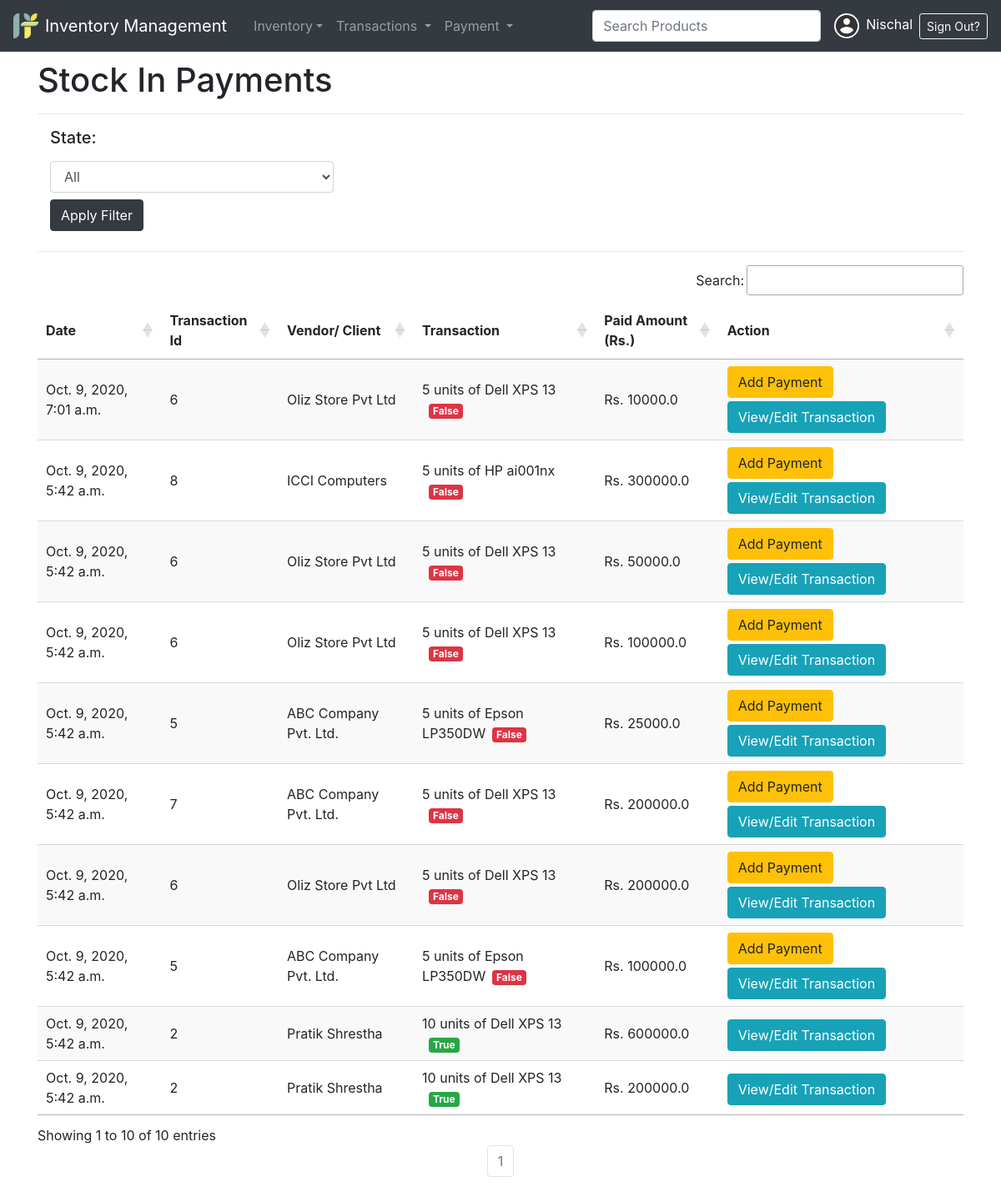
Screenshot of /inventory/payments/dr/ (signed in) with the database file from the repository.
### accounts/models.py (models this page shows, shortened)
class User(AbstractBaseUser, PermissionsMixin):
    class Types(models.TextChoices):
        ADMIN = "ADMIN", "Admin"
        STAFF = "STAFF", "Staff"
    base_type = Types.STAFF
    _type = models.CharField(
        _("Type"), max_length=50, choices=Types.choices, default=base_type
    )
    email = models.EmailField(max_length=254, unique=True)
    first_name = models.CharField(max_length=128)
    last_name = models.CharField(max_length=128)
    is_staff = models.BooleanField(default=False)
    is_superuser = models.BooleanField(default=False)
    is_active = models.BooleanField(default=True)
    last_login = models.DateTimeField(null=True, blank=True)
    date_joined = models.DateTimeField(auto_now_add=True)
    USERNAME_FIELD = 'email'
    EMAIL_FIELD = 'email'
    REQUIRED_FIELDS = ['first_name','last_name','_type']
    objects = UserManager()

### Userprofile/models.py (models this page shows, shortened)
class Profile(models.Model):
    user = models.OneToOneField(User, on_delete=models.CASCADE)
    contact = models.BigIntegerField(blank=True, null=True)
    dp = models.ImageField(default='user.png',upload_to='profile_pics')

### inventory/models.py (models this page shows, shortened)
class Payment(models.Model):
    transaction = models.ForeignKey("inventory.Transaction", verbose_name=_("Payment For Transaction"), on_delete=models.CASCADE)
    amount = models.FloatField(_("Amount to add in Transaction"))
    date = models.DateTimeField(_("Date of Payment"), auto_now_add=True)
    class Meta:
        ordering = ['-date']

class Transaction(models.Model):
    class Types(models.TextChoices):
        STOCK_OUT = "STOCK OUT", "Stock Out"
        STOCK_IN = "STOCK IN", "Stock In"
    base_type = Types.STOCK_IN
    _type = models.CharField(
        _("Type"), max_length=50, choices=Types.choices, default=base_type
    )
    vendor_client = models.CharField(_("Vendor or Client"), max_length=240)
    item = models.ForeignKey("inventory.Item", verbose_name=_("Inventory Item"), on_delete=models.CASCADE)
    quantity = models.IntegerField(_("Quantity"), default=0)
    cost = models.FloatField(_("Cost Price Per Quantity Unit"), default=0)
    paid = models.FloatField(_("Paid Amount"), default = 0)
    remarks = models.TextField(_("Remarks on Deal"), null=True, blank=True)
    date = models.DateTimeField(_("Date of Transaction"), auto_now_add=True)
    balanced = models.BooleanField(_("Balanced"), editable = False)
    mobile_num_regex = RegexValidator(regex="^[0-9]{9,15}$", message="Entered mobile number isn't in a right format!")
    contact  = models.CharField(validators=[mobile_num_regex], max_length=13)
    class Meta:
        ordering = ['-date']
    def __str__(self):
        return f" {self.quantity} units of {self.item}"

class Item(models.Model):
    name = models.CharField(_("Product Name"),max_length = 240, unique = True)
    brand = models.CharField(_("Product Brand"), max_length = 50, null=True, blank=True)
    category = models.ForeignKey("inventory.Category", verbose_name=_("category"), on_delete=models.CASCADE, related_name='categories')
    description = models.TextField(_("Product Description"))
    image = models.ImageField(_("Product Image"), upload_to="product_images", height_field=None, width_field=None, max_length=None, null=True, blank=True)
    cost_price = models.FloatField(_("Latest Cost Price"), default=0)
    quantity = models.IntegerField(_("Available Quantity"), default=0)
    selling_price = models.FloatField(_("Current Selling Price"), default=0)
    about_seller = models.TextField(_("About Seller"))
    def __str__(self):
        return self.name
    class Meta:
        ordering = ['name']

### inventory/views.py (the view)
# urls.py: path("payments/dr/", DebitPaymentListView.as_view(), name="dr-payments"),
class DebitPaymentListView(LoginRequiredMixin, UserPassesTestMixin, ListView):
    model = Payment
    context_object_name = 'payments'
    template_name = "inventory/dr-payments.html"
    paginate_by=50
    queryset = Payment.objects.all()
    def test_func(self):
        return self.request.user._type == 'ADMIN'
    def get_context_data(self, **kwargs):
        context = super().get_context_data(**kwargs)
        context["header"] = 'Stock In Payments'
        context['title'] = "Payments Created for Stock Bought"
        return context
    def get_queryset(self):
        qs = super().get_queryset().filter(transaction___type="STOCK IN")
        sts = self.request.GET.get('state')
        if sts=='balanced':
            qs = qs.filter(transaction__balanced=True)
        elif sts=='unbalanced':
            qs = qs.filter(transaction__balanced=False)
        return qs.order_by('-id')

### templates/inventory/dr-payments.html (shortened to what this page needs)
{% extends 'partial/base.html' %}
{% block style %}
<link rel="stylesheet" type="text/css" href="https://cdn.datatables.net/1.10.22/css/jquery.dataTables.css">
{% endblock style %}
{% block content %}
<h1>{{header}}</h1><hr>
<form action="" method="get">
    <div class="col-md-4">
      <label for="inputState"><h5>State:</h5></label>
      <select id="inputState" class="form-control" name='state'>
        <option selected>All</option>
      </select>
    <input type="submit" class='my-2 btn btn-dark' value='Apply Filter'>
    </div>
</form>
<hr>
<table id="table_id" class="display">
    <thead>
        <tr>
            <th>Date</th>
            <th>Transaction Id</th>
            <th>Vendor/ Client</th>
            <th>Transaction</th>
            <th>Paid Amount (Rs.)</th>
            <th>Action</th>
        </tr>
    </thead>
    <tbody>
    {% for payment in payments %}
        <tr>
            <td>{{payment.date}}</td>
            <td>{{payment.transaction.id}}</td>
            <td>{{payment.transaction.vendor_client}}</td>
            <td>{{payment.transaction}}{% if payment.transaction.balanced %}<span class='ml-2 badge badge-success'>{% else %}<span class='ml-2 badge badge-danger'>{% endif %}{{payment.transaction.balanced}}</span></td>
            <td>Rs. {{payment.amount}}</td>
            <td>
                {% if payment.transaction.balanced %}
                    <a href="{% url 'inventory:transaction-update' payment.transaction.id%}" class="btn mt-1 btn-small btn-info">View/Edit Transaction</a>
                {% else %}
                    <a href="{% url 'inventory:quick-payment' payment.transaction.id%}" class="btn btn-small btn-warning">Add Payment</a>
                    <a href="{% url 'inventory:transaction-update' payment.transaction.id%}" class="btn mt-1 btn-small btn-info">View/Edit Transaction</a>
                {% endif %}
            </td>
        </tr>
    {% endfor %}
    </tbody>
</table>
{% include "partial/pagination.html" %}
{% endblock content %}

### templates/partial/navbar.html (shortened to what this page needs)
<nav class="navbar navbar-expand-lg navbar-dark bg-dark fixed-top">
  <a class="navbar-brand js-scroll-trigger" href="/">
    <img src="/media/favicon.png" height='30' width='30' class="d-inline-block align-top"><span class='typewriter mx-2'>Inventory Management</span>
  </a>
  <div class="collapse navbar-collapse" id="navbarSupportedContent">
    <ul class="navbar-nav mr-auto">
      <li class="nav-item dropdown">
        <a class="nav-link dropdown-toggle" href="#" id="navbarDropdown" role="button" data-toggle="dropdown" aria-haspopup="true" aria-expanded="false">Inventory</a>
      </li>
      <li class="nav-item dropdown">
        <a class="nav-link dropdown-toggle" href="#" id="navbarDropdown" role="button" data-toggle="dropdown" aria-haspopup="true" aria-expanded="false">
          Transactions
        </a>
      </li>
      <li class="nav-item dropdown">
        <a class="nav-link dropdown-toggle" href="#" id="navbarDropdown" role="button" data-toggle="dropdown" aria-haspopup="true" aria-expanded="false">
          Payment
        </a>
      </li>
    </ul>
    <form class="form-inline my-2 my-lg-0">
      <input class="form-control my-1 mr-sm-2" autocomplete='off' type='text' required='required' placeholder="Search Products" id='searchProductForm' name='q' data-toggle="popover" data-placement="bottom" value="{{ query }}" style="" data-original-title="" title="">
    </form>
      {% if user.is_authenticated %}
        <a class="text-white mr-2" href="{% url 'profile' %}" id="navbarDropdown" role="button" aria-haspopup="true" aria-expanded="false">
          <img class='rounded-circle profile-img mx-2' src='{{ user.profile.dp.url }}' height=30px width=30px>{{ user.first_name }}
        </a>
        <a class="btn btn-sm btn-outline-light" href="{% url 'account_logout' %}">Sign Out?</a>
      {% else %}
        <a class="btn mr-1 mb-1 btn-sm btn-outline-success" href="{% url 'account_login' %}">Sign In</a>
        <a class="btn btn-sm mb-1 btn-warning" href="{% url 'account_signup' %}">Signup</a>
      {% endif %}
  </div>
</nav>

### rows the page displays
User: profile.dp (placeholder picture), first_name "Nischal"
Payment: date "Oct. 9, 2020, 7:01 a.m.", transaction.id "6", transaction.vendor_client "Oliz Store Pvt Ltd", transaction "5 units of Dell XPS 13", transaction.balanced "False", amount "10000.0", shows "Add Payment"
Payment: date "Oct. 9, 2020, 5:42 a.m.", transaction.id "8", transaction.vendor_client "ICCI Computers", transaction "5 units of HP ai001nx", transaction.balanced "False", amount "300000.0", shows "Add Payment"
Payment: date "Oct. 9, 2020, 5:42 a.m.", transaction.id "6", transaction.vendor_client "Oliz Store Pvt Ltd", transaction "5 units of Dell XPS 13", transaction.balanced "False", amount "50000.0", shows "Add Payment"
Payment: date "Oct. 9, 2020, 5:42 a.m.", transaction.id "6", transaction.vendor_client "Oliz Store Pvt Ltd", transaction "5 units of Dell XPS 13", transaction.balanced "False", amount "100000.0", shows "Add Payment"
Payment: date "Oct. 9, 2020, 5:42 a.m.", transaction.id "5", transaction.vendor_client "ABC Company Pvt. Ltd.", transaction "5 units of Epson LP350DW", transaction.balanced "False", amount "25000.0", shows "Add Payment"
Payment: date "Oct. 9, 2020, 5:42 a.m.", transaction.id "7", transaction.vendor_client "ABC Company Pvt. Ltd.", transaction "5 units of Dell XPS 13", transaction.balanced "False", amount "200000.0", shows "Add Payment"
Payment: date "Oct. 9, 2020, 5:42 a.m.", transaction.id "6", transaction.vendor_client "Oliz Store Pvt Ltd", transaction "5 units of Dell XPS 13", transaction.balanced "False", amount "200000.0", shows "Add Payment"
Payment: date "Oct. 9, 2020, 5:42 a.m.", transaction.id "5", transaction.vendor_client "ABC Company Pvt. Ltd.", transaction "5 units of Epson LP350DW", transaction.balanced "False", amount "100000.0", shows "Add Payment"
Payment: date "Oct. 9, 2020, 5:42 a.m.", transaction.id "2", transaction.vendor_client "Pratik Shrestha", transaction "10 units of Dell XPS 13", transaction.balanced "True", amount "600000.0", shows "View/Edit Transaction"
Payment: date "Oct. 9, 2020, 5:42 a.m.", transaction.id "2", transaction.vendor_client "Pratik Shrestha", transaction "10 units of Dell XPS 13", transaction.balanced "True", amount "200000.0", shows "View/Edit Transaction"

### other values shown
{{ header }} "Stock In Payments"
{{ num }} "1"
